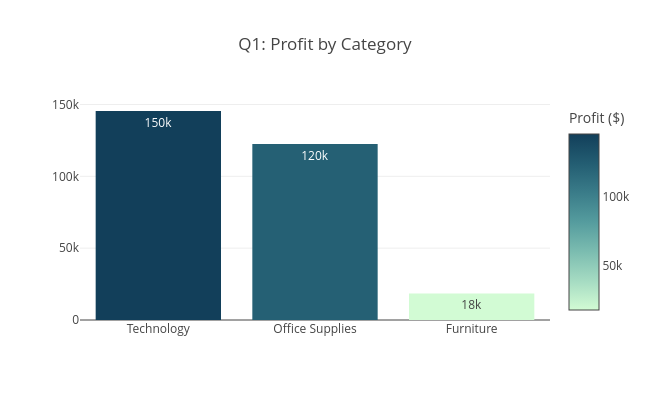

Write notebook code for a chart like this one.
### Code cell
# PLOTLY VISUALIZATION - Q1

# create bar chart using Plotly Express
fig1 = px.bar(
    cat_prof,
    x='Category',
    y='Profit',
    title='Q1: Profit by Category',
    labels={'Category': 'Product Category', 'Profit': 'Profit ($)'},
    color='Profit',  # color by profit value
    color_continuous_scale='darkmint',  # color scheme
    text_auto='.2s'  # show values on bars
)

# Customize layout
fig1.update_layout(
    height = 400,
    xaxis_title = None,
    yaxis_title = None,
    width = 650
)

fig1.show()

### Figure 1 — Plotly figure (JSON) as saved in the notebook; plotly's stock layout.template omitted (floating-point values rounded to 4 significant figures)
{"data": [{"hovertemplate": "Product Category=%{x}<br>Profit ($)=%{marker.color}<extra></extra>", "legendgroup": "", "marker": {"color": [145500.0, 122500.0, 18450.0], "coloraxis": "coloraxis", "pattern": {"shape": ""}}, "name": "", "orientation": "v", "showlegend": false, "textposition": "auto", "texttemplate": "%{y:.2s}", "type": "bar", "x": ["Technology", "Office Supplies", "Furniture"], "xaxis": "x", "y": [145500.0, 122500.0, 18450.0], "yaxis": "y"}], "layout": {"barmode": "relative", "coloraxis": {"colorbar": {"title": {"text": "Profit ($)"}}, "colorscale": [[0, "rgb(210, 251, 212)"], [0.1667, "rgb(165, 219, 194)"], [0.3333, "rgb(123, 188, 176)"], [0.5, "rgb(85, 156, 158)"], [0.6667, "rgb(58, 124, 137)"], [0.8333, "rgb(35, 93, 114)"], [1, "rgb(18, 63, 90)"]]}, "height": 400, "legend": {"tracegroupgap": 0}, "title": {"text": "Q1: Profit by Category"}, "width": 650, "xaxis": {"anchor": "y", "domain": [0, 1], "title": {}}, "yaxis": {"anchor": "x", "domain": [0, 1], "title": {}}}}
